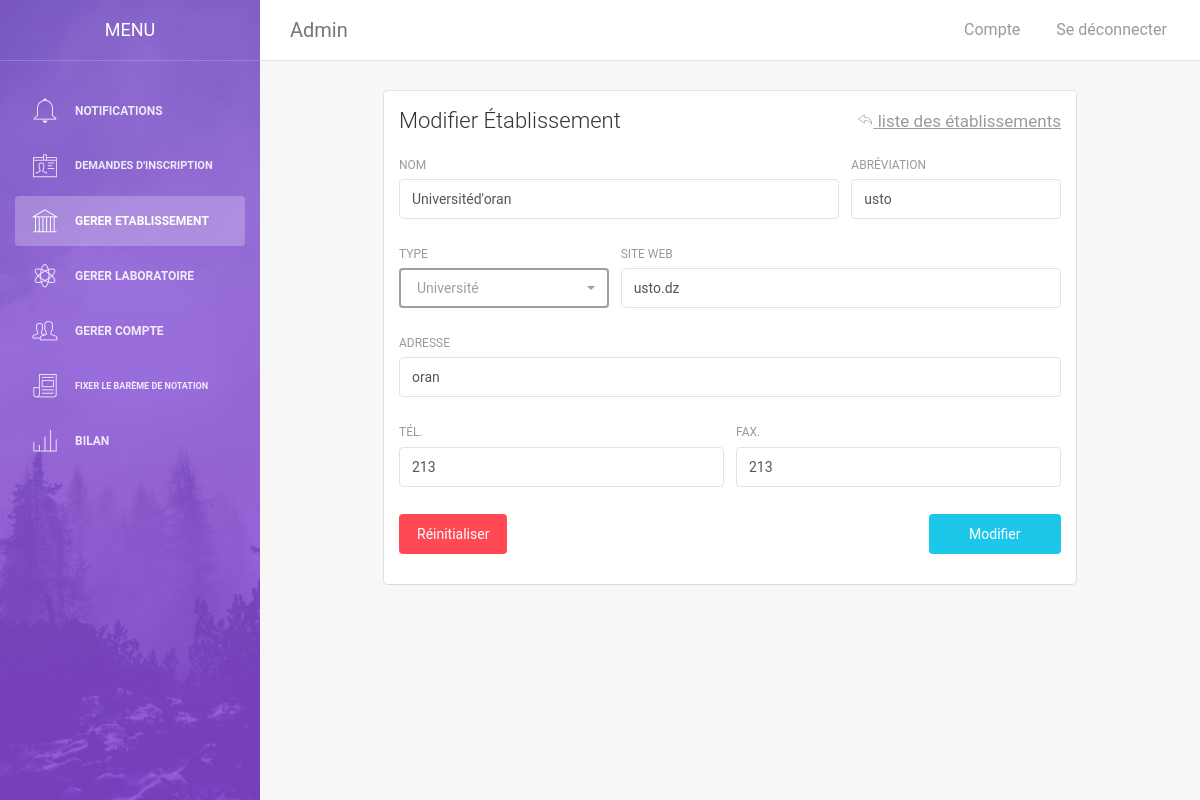
Screenshot of /adminModifierEtab.php?modifier=42 (signed in) with the database file from the repository.
### tables this page shows
CREATE TABLE `etablissement` (
  `idetab` int(12) NOT NULL,
  `nom` varchar(255) NOT NULL,
  `abrv` varchar(20) NOT NULL,
  `type` enum('université','centre de recherche') NOT NULL,
  `addresse` varchar(255) NOT NULL,
  `tel` int(12) NOT NULL,
  `fax` int(12) NOT NULL,
  `siteweb` varchar(40) NOT NULL
);

### adminModifierEtab.php (the view, shortened to what this page needs)
<?php
    require_once("config.php");
    if(isset($_GET["modifier"]) && $_GET["modifier"] != ""){
        $idetab = mysqli_real_escape_string($db,$_GET["modifier"]);
        $sql = "SELECT * FROM etablissement WHERE idetab='".$idetab."'";
        if($result = mysqli_query($db,$sql)){
            $row = mysqli_fetch_array($result);
            $nomEtab = $row["nom"];
            $abrvEtab = $row["abrv"];
            $sitewebEtab = $row["siteweb"];
            $addresseEtab = $row["addresse"];
            $telEtab = $row["tel"];
            $faxEtab = $row["fax"];
        }
    }
    else header("location: adminGererEtab.php");
?>
<!doctype html>
<html lang="en">
<head>
    <link href="assets/css/bootstrap.min.css" rel="stylesheet" />
    <link href="assets/css/animate.min.css" rel="stylesheet"/>
    <link href="assets/css/light-bootstrap-dashboard.css?v=1.4.0" rel="stylesheet"/>
    <link href="assets/css/demo.css" rel="stylesheet" />
    <link href="assets/css/pe-icon-7-stroke.css" rel="stylesheet" />
    <link rel="stylesheet" href="assets/select/bootstrap-select.min.css">
</head>
<body>
    <div class="sidebar" data-color="purple" data-image="assets/img/sidebar-5.jpg">
    	<div class="sidebar-wrapper">
            <div class="logo">
                <a href="#" class="simple-text">
                    Menu
                </a>
            </div>
            <ul class="nav">
            <?php
                    require_once('menuAdmin.php');
                ?>
            </ul>
    	</div>
    </div>
    <div class="main-panel">
		<nav class="navbar navbar-default navbar-fixed">
            <div class="container-fluid">
                <div class="navbar-header">
                    <div class="navbar-brand" >Admin</div>
                </div>
                <div class="collapse navbar-collapse">
                    <ul class="nav navbar-nav navbar-left">
                        <li>
                           <a href="">
                            </a>
                        </li>
                    </ul>
                    <ul class="nav navbar-nav navbar-right">
                    <li>
                            <a href="adminCompte.php">
                                <p>Compte</p>
                            </a>
                        </li>
                        <li>
                            <a id="seDeconnecter" href="index.php?logout=1">
                                <p>Se déconnecter</p>
                            </a>
                        </li>
                    </ul>
                </div>
            </div>
        </nav>
        <div style="position:relative; width:80%; left:10%; right:10%;" class="content">
            <div class="container-fluid">
                <div class="card">
                    <div class="header">
                        <h4 class="title">Modifier Établissement
                        <a id="revenir" href="adminGererEtab.php" class="pull-right text-muted"><i class="pe-7s-back"></i> liste des établissements </a> </h4>
                    </div>
                    <div class="content">
                        <form action="" id="mainForm" method="post">
                            <div class="row">
                                <div class="col-md-8">
                                    <div class="form-group">
                                        <label>nom</label>
                                        <input maxlength="255" value="<?php echo $nomEtab;?>" type="text" name="nomEtab" class="form-control" placeholder="Nom de l'établissement" required>
                                    </div>
                                </div>
                                <div class="col-md-4">
                                    <div class="form-group">
                                        <label for="">abréviation</label>
                                        <input maxlength="20" value="<?php echo $abrvEtab;?>" type="text" name="abrvEtab" class="form-control" placeholder="ex: USTHB">
                                    </div>
                                </div>
                            </div>
                            <div class="row">
                                <div class="col-md-4">
                                    <div class="form-group">
                                        <label for="">type</label>
                                    </div>
                                </div>
                                <div class="col-md-8">
                                    <div class="form-group">
                                        <label for="">Site Web</label>
                                        <input maxlength="40" value="<?php echo $sitewebEtab;?>" type="text" name="sitewebEtab"  class="form-control" placeholder="ex: usthb.dz">
                                    </div>
                                </div>
                            </div>
                            <div class="row">
                                <div class="col-md-12">
                                    <div class="form-group">
                                        <label for="">adresse</label>
                                        <input maxlength="255" value="<?php echo $addresseEtab;?>" type="text" name="addresseEtab"  class="form-control" placeholder="Adresse de l'établissement">
                                    </div>
                                </div>
                            </div>
                            <div class="row">
                                <div class="col-md-6">
                                    <div class="form-group">
                                        <label for="">Tél.</label>
                                        <input maxlength="12" value="<?php echo $telEtab;?>" type="text" name="telEtab"  class="form-control" placeholder="Téléphone de l'établissement">
                                    </div>
                                </div>
                                <div class="col-md-6">
                                    <div class="form-group">
                                        <label for="">fax.</label>
                                        <input maxlength="12" value="<?php echo $faxEtab;?>" type="text" name="faxEtab"  class="form-control" placeholder="Fax de l'établissement">
                                    </div>
                                </div>
                            </div>
                            <div class="row">
                                <div class="col-md-12">
                                    <button style="width:20%;" type="submit" class="btn btn-fill btn-info pull-right ">Modifier</button>
                                    <button type="button" id="clearBtn" style="width:auto;" class="btn btn-fill btn-danger pull-left ">Réinitialiser</button>
                                </div>
                            </div>
                        </form>
                    </div>
                </div>
            </div>
        </div>
    </div>
</body>
</html>

### adminModifierEtab.php (style rules this page uses)
#revenir { font-size : 17px; text-decoration : underline; }

### rows the page displays
etablissement: nomEtab "Universitéd'oran", abrvEtab "usto", sitewebEtab "usto.dz", addresseEtab "oran", telEtab "213", faxEtab "213"
